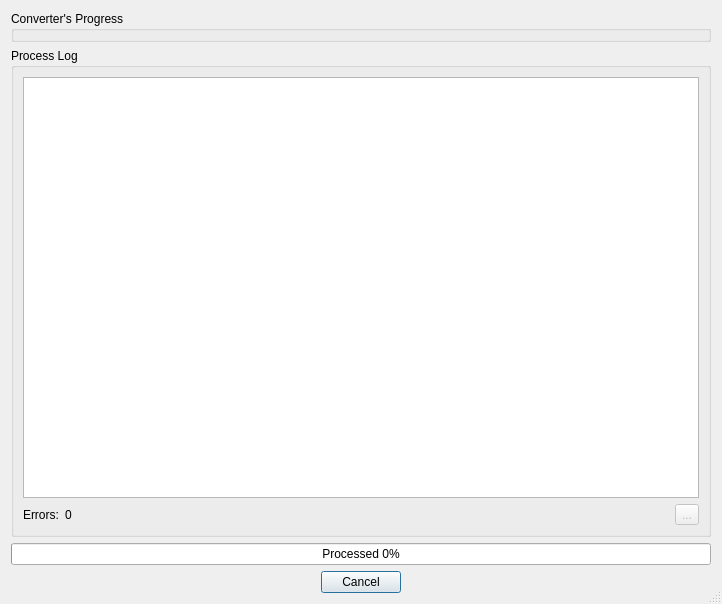
<?xml version="1.0" encoding="UTF-8"?>
<ui version="4.0">
 <class>ProcessDialog</class>
 <widget class="QDialog" name="ProcessDialog">
  <property name="windowModality">
   <enum>Qt::WindowModal</enum>
  </property>
  <property name="geometry">
   <rect>
    <x>0</x>
    <y>0</y>
    <width>722</width>
    <height>604</height>
   </rect>
  </property>
  <property name="minimumSize">
   <size>
    <width>722</width>
    <height>604</height>
   </size>
  </property>
  <property name="windowTitle">
   <string>Processing Files</string>
  </property>
  <property name="windowIcon">
   <iconset resource="rsc/resources.qrc">
    <normaloff>:/MusicTranscoder/process.ico</normaloff>:/MusicTranscoder/process.ico</iconset>
  </property>
  <property name="sizeGripEnabled">
   <bool>true</bool>
  </property>
  <property name="modal">
   <bool>true</bool>
  </property>
  <layout class="QVBoxLayout" name="verticalLayout" stretch="0,1,0,0">
   <item>
    <widget class="QGroupBox" name="m_converters">
     <property name="title">
      <string>Converter's Progress</string>
     </property>
    </widget>
   </item>
   <item>
    <widget class="QGroupBox" name="groupBox_2">
     <property name="title">
      <string>Process Log</string>
     </property>
     <layout class="QVBoxLayout" name="verticalLayout_2">
      <item>
       <widget class="QTextEdit" name="m_log"/>
      </item>
      <item>
       <layout class="QHBoxLayout" name="horizontalLayout_2">
        <property name="topMargin">
         <number>0</number>
        </property>
        <item>
         <widget class="QLabel" name="m_errorsLabel">
          <property name="text">
           <string>Errors:</string>
          </property>
         </widget>
        </item>
        <item>
         <widget class="QLabel" name="m_errorsCountLabel">
          <property name="text">
           <string>0</string>
          </property>
         </widget>
        </item>
        <item>
         <spacer name="horizontalSpacer">
          <property name="orientation">
           <enum>Qt::Horizontal</enum>
          </property>
          <property name="sizeHint" stdset="0">
           <size>
            <width>40</width>
            <height>20</height>
           </size>
          </property>
         </spacer>
        </item>
        <item>
         <widget class="QToolButton" name="m_clipboard">
          <property name="enabled">
           <bool>false</bool>
          </property>
          <property name="toolTip">
           <string>Copy log to clipboard</string>
          </property>
          <property name="text">
           <string>...</string>
          </property>
          <property name="icon">
           <iconset resource="rsc/resources.qrc">
            <normaloff>:/MusicTranscoder/clipboard.ico</normaloff>:/MusicTranscoder/clipboard.ico</iconset>
          </property>
         </widget>
        </item>
       </layout>
      </item>
     </layout>
    </widget>
   </item>
   <item>
    <widget class="QProgressBar" name="m_globalProgress">
     <property name="toolTip">
      <string>Total conversion progress</string>
     </property>
     <property name="value">
      <number>0</number>
     </property>
     <property name="alignment">
      <set>Qt::AlignCenter</set>
     </property>
     <property name="format">
      <string>Processed %p%</string>
     </property>
    </widget>
   </item>
   <item>
    <layout class="QHBoxLayout" name="horizontalLayout">
     <item>
      <widget class="QPushButton" name="m_cancelButton">
       <property name="sizePolicy">
        <sizepolicy hsizetype="Fixed" vsizetype="Fixed">
         <horstretch>0</horstretch>
         <verstretch>0</verstretch>
        </sizepolicy>
       </property>
       <property name="text">
        <string>Cancel</string>
       </property>
      </widget>
     </item>
    </layout>
   </item>
  </layout>
 </widget>
 <resources>
  <include location="rsc/resources.qrc"/>
 </resources>
 <connections/>
</ui>
